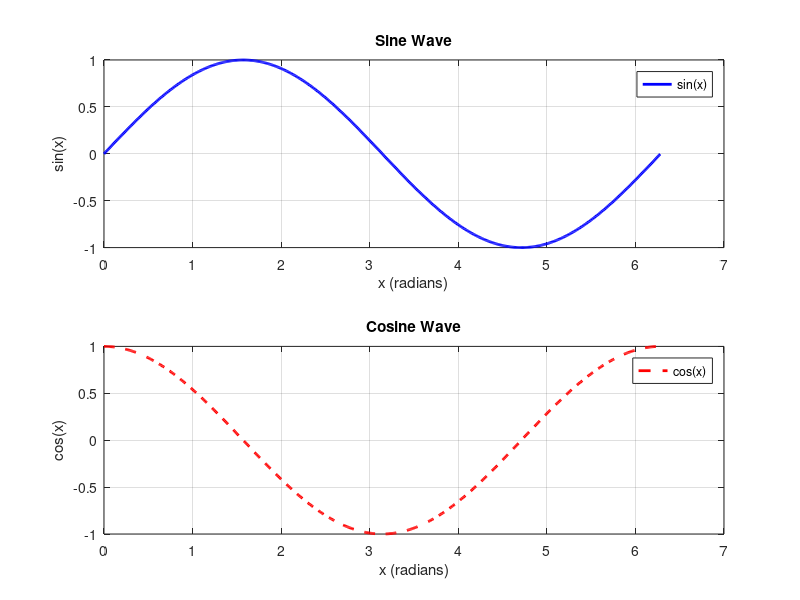
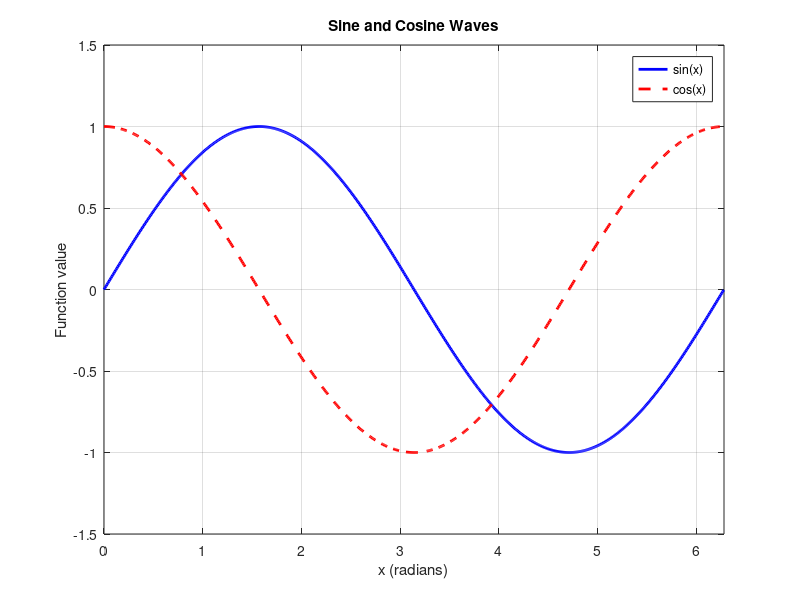

MATLAB code to generate these figures, in order:
figure;
x = 0:0.01:2*pi;
y_sin = sin(x);
y_cos = cos(x);
subplot(2, 1, 1);
plot(x, y_sin, 'b', 'LineWidth', 2);
title('Sine Wave');
xlabel('x (radians)');
ylabel('sin(x)');
legend('sin(x)', 'Location', 'best');
grid on;
subplot(2, 1, 2);
plot(x, y_cos, 'r--', 'LineWidth', 2);
title('Cosine Wave');
xlabel('x (radians)');
ylabel('cos(x)');
legend('cos(x)', 'Location', 'best');
grid on;

figure;
plot(x, y_sin, 'b', 'LineWidth', 2, 'DisplayName', 'sin(x)');
hold on;
plot(x, y_cos, 'r--', 'LineWidth', 2, 'DisplayName', 'cos(x)');
hold off;
title('Sine and Cosine Waves');
xlabel('x (radians)');
ylabel('Function value');
legend('show');
grid on;
axis([0 2*pi -1.5 1.5]);
